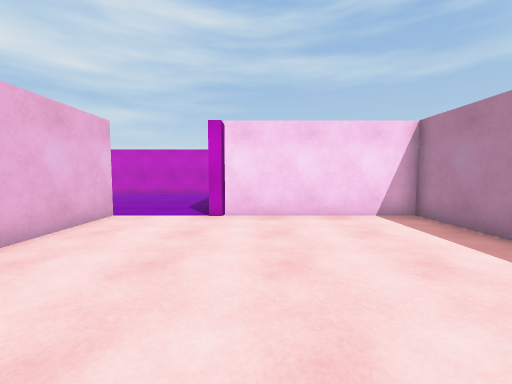
View 1 (above)

14 first-person views from a walk through a 3-D level made in the Unity game engine. The camera is 1.3 m above the floor, tilts 4° down and sees 90° across. The floor is counted in squares, 1 m on a side. Each view is taken from the middle of a square. On the plan, view 1 faces up. The plan holds only what a view shows up to about 13 squares ahead; the rest is blank. The place goes on beyond the plan. The player is left out.

View 2
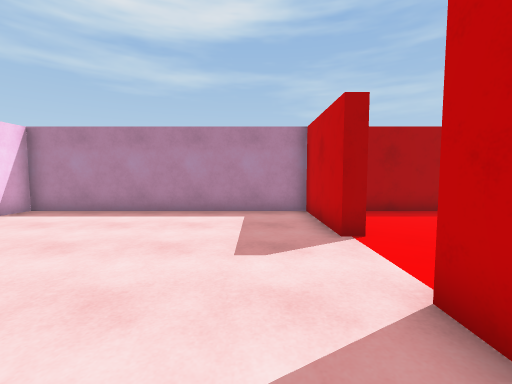

View 3
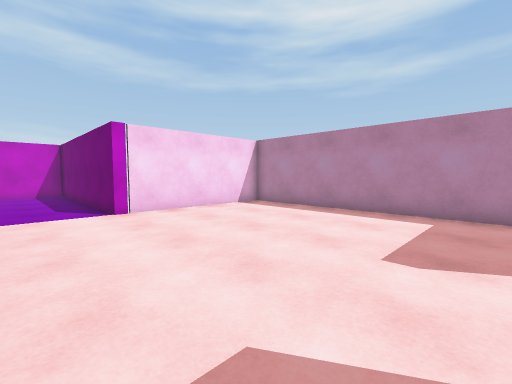

View 4
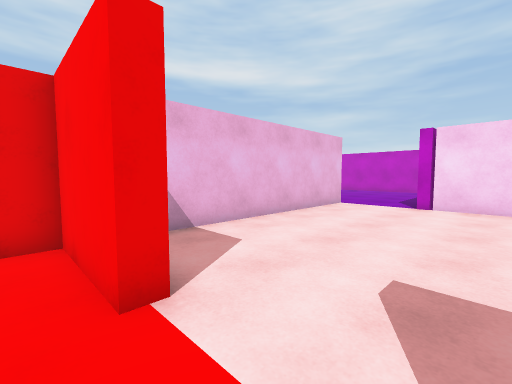

View 5
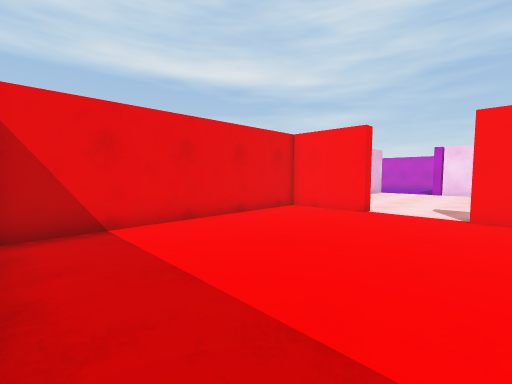

View 6
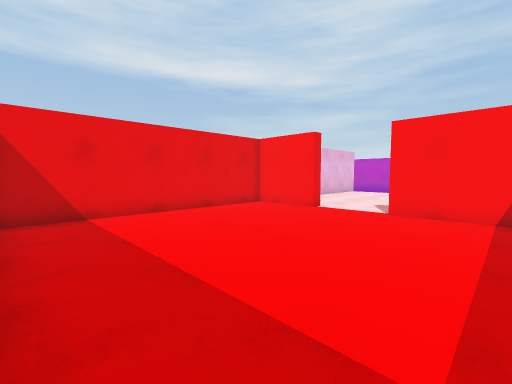

View 7
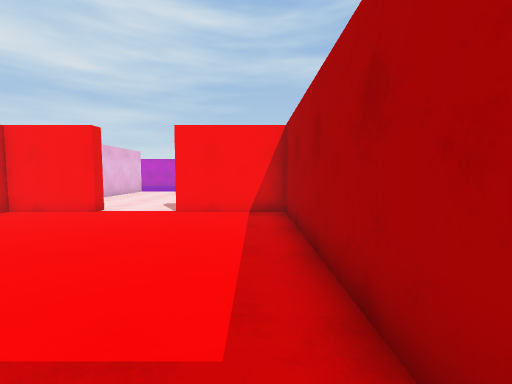

View 8
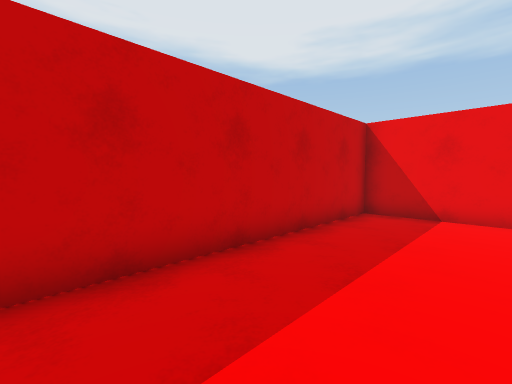

View 9
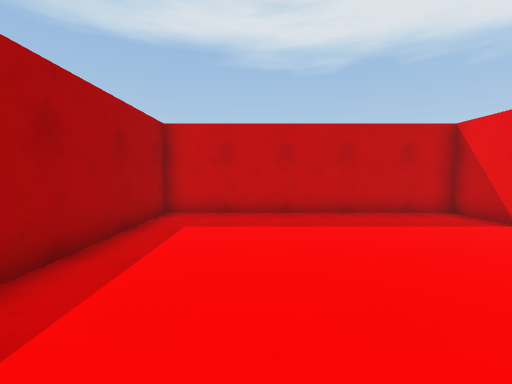

View 10
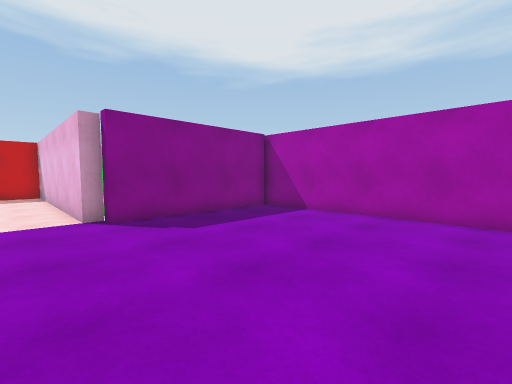

View 11
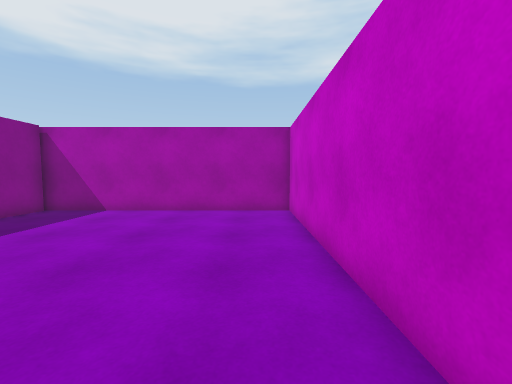

View 12
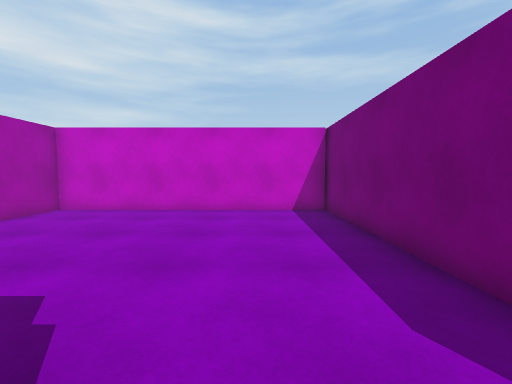

View 13
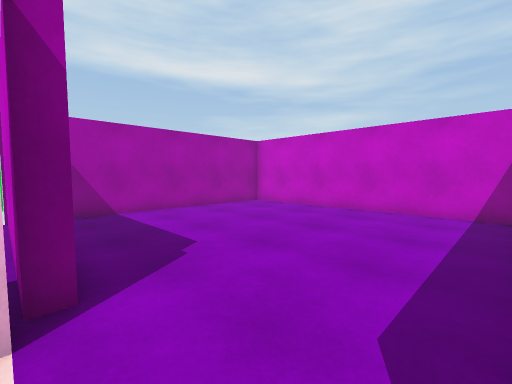

View 14
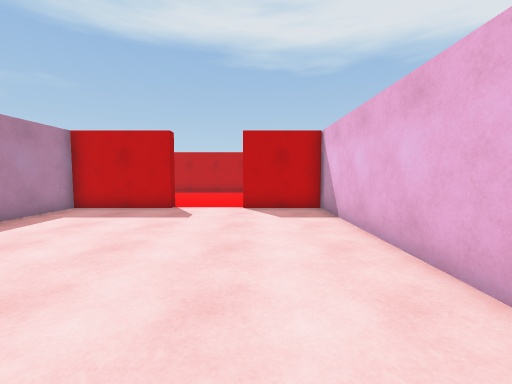

### Floor plan
Points are (right, up) in squares from view 1. A wall is a line through its corners. A room is listed if a view was taken in it or the views show most of it. See-through windows are left out.
Room 1 (views 1, 2, 3)
walls: (1.3, -2.3) (1.3, -1.8) (5, -1.8) (5, 8) (-1.5, 8); (-4.5, 6.5) (-4.5, -1.8) (-1.5, -1.8) (-1.5, -2.3)
ways out: opening at (0, -2.3) to room 2; opening at (-3, 7.3) to room 3
Room 2 (views 4, 5, 6, 7, 8, 9)
walls: (-1.5, -2.3) (-4.5, -2.3) (-4.5, -11.4) (5, -11.4) (5, -2.3) (1.3, -2.3)
ways out: opening at (0, -2.3) to room 1
Room 3 (views 10, 11, 12, 13, 14)
walls: (-1.5, 8) (-1.5, 17.5); (-1.5, 17.2) (-11.1, 17.2) (-11.1, 8.5) (-5, 8.5) (-5, 8) (-4.5, 8) (-4.5, 6.5)
ways out: opening at (-3, 7.3) to room 1

Where each view was taken, in squares from view 1:
view 1: 0 up, 0 right, facing up
view 2: 0 up, 4 left, facing right
view 3: 1 down, 4 left, facing up-right
view 4: 3 down, 1 right, facing up-left
view 5: 11 down, 2 right, facing up-left
view 6: 11 down, 4 right, facing up-left
view 7: 11 down, 4 right, facing up
view 8: 8 down, 4 right, facing down-left
view 9: 3 down, 2 right, facing down
view 10: 16 up, 3 left, facing down-left
view 11: 16 up, 2 left, facing left
view 12: 8 up, 4 left, facing up
view 13: 8 up, 2 left, facing up-left
view 14: 8 up, 2 left, facing down
